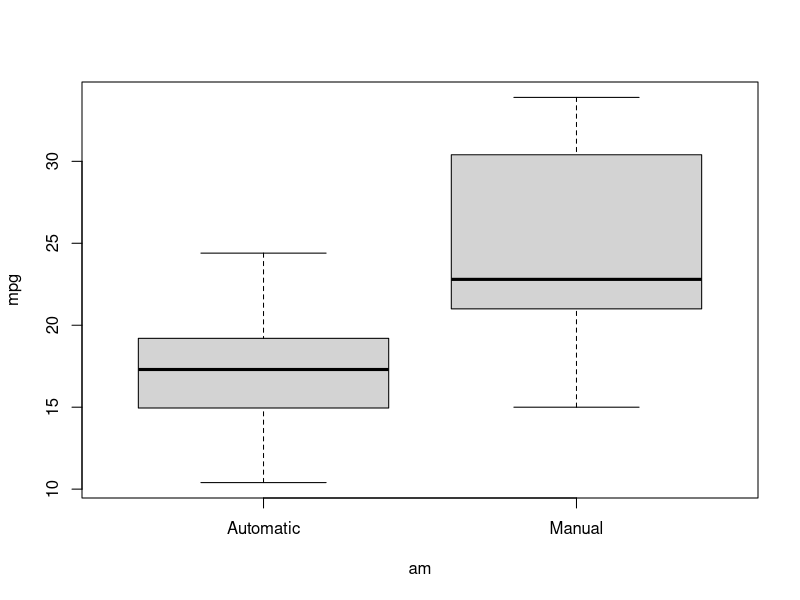

Write R code to recreate this figure.
## ---- chunk 1
knitr::opts_chunk$set(echo = TRUE)
## ---- chunk 2
data(mtcars)
summary(mtcars)
## ---- chunk 3
mtcars$drat <- factor(mtcars$drat)
mtcars$cyl <- factor(mtcars$cyl)
mtcars$vs <- factor(mtcars$vs)
mtcars$gear <- factor(mtcars$gear)
mtcars$carb <- factor(mtcars$carb)
mtcars$am <- factor(mtcars$am,labels=c('Automatic','Manual'))
## ---- chunk 4
full.model <- lm(mpg ~ ., data = mtcars)
best.model <- step(full.model, direction = "backward")
## ---- chunk 5
summary(best.model)
## ---- chunk 6
t.test(mpg ~ am, data = mtcars)
## ---- chunk 7
boxplot(mpg ~ am, data = mtcars, ylab = "mpg")
